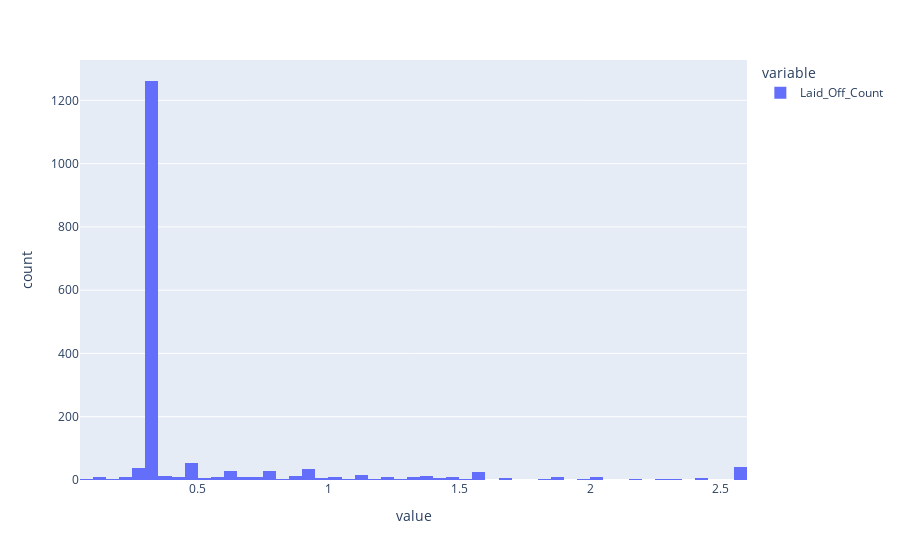

This figure's notebook cell:
### Code cell
px.histogram(df['Laid_Off_Count'])

### Figure 1 — Plotly figure (JSON) as saved in the notebook; plotly's stock layout.template omitted (floating-point values rounded to 4 significant figures; data arrays with more than 128 entries replaced by an {"elided": "..."} marker saying what was removed)
{"data": [{"alignmentgroup": "True", "bingroup": "x", "hovertemplate": "variable=Laid_Off_Count<br>value=%{x}<br>count=%{y}<extra></extra>", "legendgroup": "Laid_Off_Count", "marker": {"color": "#636efa", "pattern": {"shape": ""}}, "name": "Laid_Off_Count", "offsetgroup": "Laid_Off_Count", "orientation": "v", "showlegend": true, "type": "histogram", "x": {"elided": "3642 float values"}, "xaxis": "x", "yaxis": "y"}], "layout": {"barmode": "relative", "legend": {"title": {"text": "variable"}, "tracegroupgap": 0}, "margin": {"t": 60}, "xaxis": {"anchor": "y", "domain": [0, 1], "title": {"text": "value"}}, "yaxis": {"anchor": "x", "domain": [0, 1], "title": {"text": "count"}}}}
